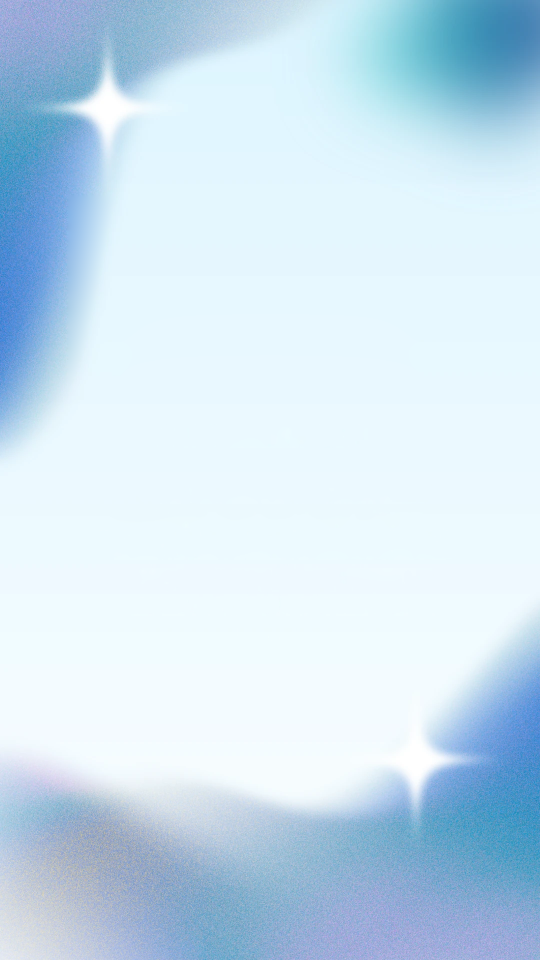
#> input picture fellowship-slides/assets/background.png, 1080 x 1920 px (shown at 1/2 size)
$ python make_dark_background.py
#> lines starting #> are read from the running program, lines starting #| are printed output that depends on the picture; after the words box and inside, x2 and y2 are one past the last pixel; in counts of white or black regions, pixels touching at a corner belong together
"""Build assets/background-dark.png from assets/background.png (run from fellowship-slides/)."""
import numpy as np, cv2
from PIL import Image
rgb=np.array(Image.open('assets/background.png').convert('RGB')).astype(np.float32)/255
H,W=rgb.shape[:2]
#> H = 1920; W = 1080
lab=cv2.cvtColor(rgb,cv2.COLOR_RGB2LAB)
#> lab: shape (1920, 1080, 3) float32; mean of channels 0, 1, 2 87.5, -3.7, -10.2
L=lab[...,0]
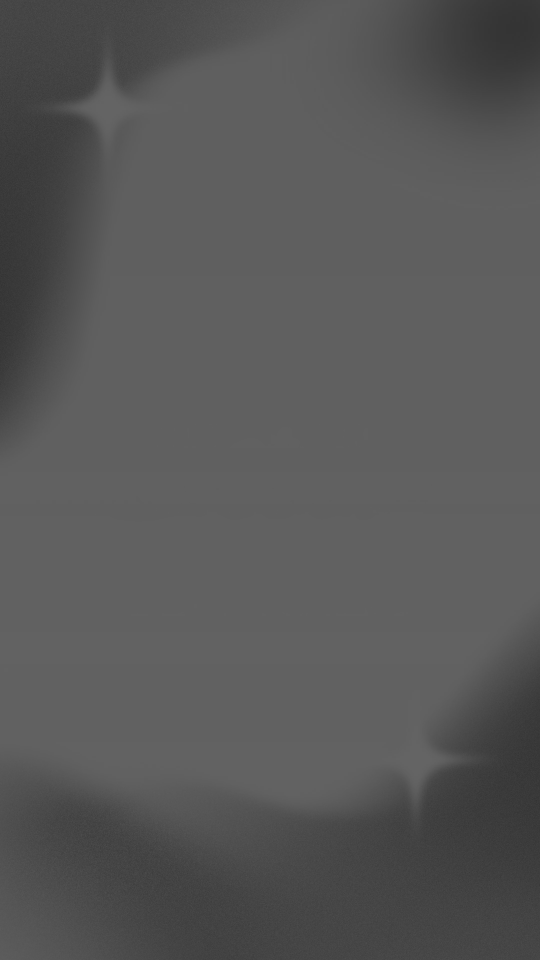
#> L: shape (1920, 1080) float32 (shown at 1/2 size); min 46.56, max 100, mean 88.1
# soften the original sparkles first so the inversion doesn't leave dark ghosts
mask=np.zeros((H,W),np.float32)
for cx,cy in [(215,215),(830,1515)]:
    cv2.circle(mask,(cx,cy),175,1,-1)
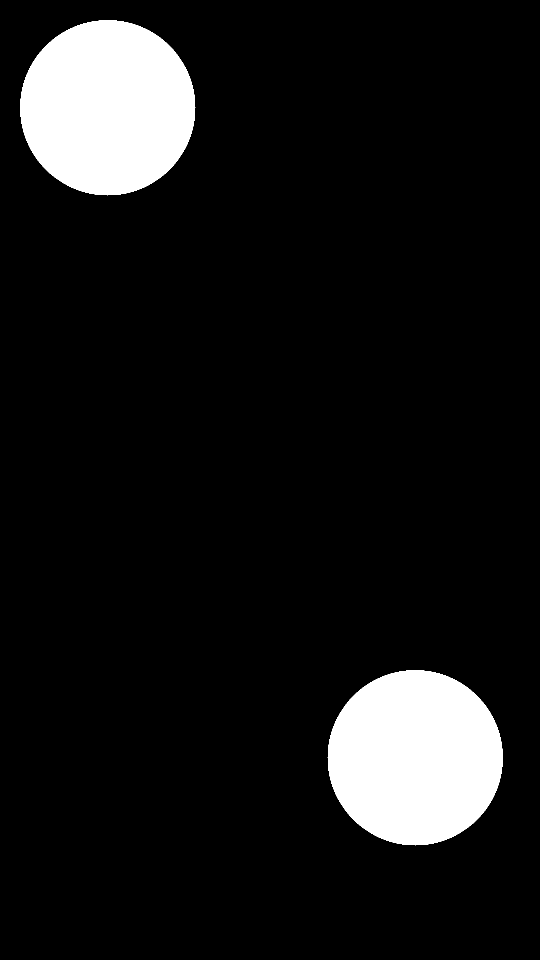
#> mask: shape (1920, 1080) float32 (shown at 1/2 size); values 0 (black) and 1 (white), 9.3% white; 2 white regions, box (x1, y1, x2, y2) and area: (40, 40, 391, 391) 96209, (655, 1340, 1006, 1691) 96209
mask=cv2.GaussianBlur(mask,(0,0),25)
Lsoft=cv2.medianBlur(np.clip(L*2.55,0,255).astype(np.uint8),151).astype(np.float32)/2.55
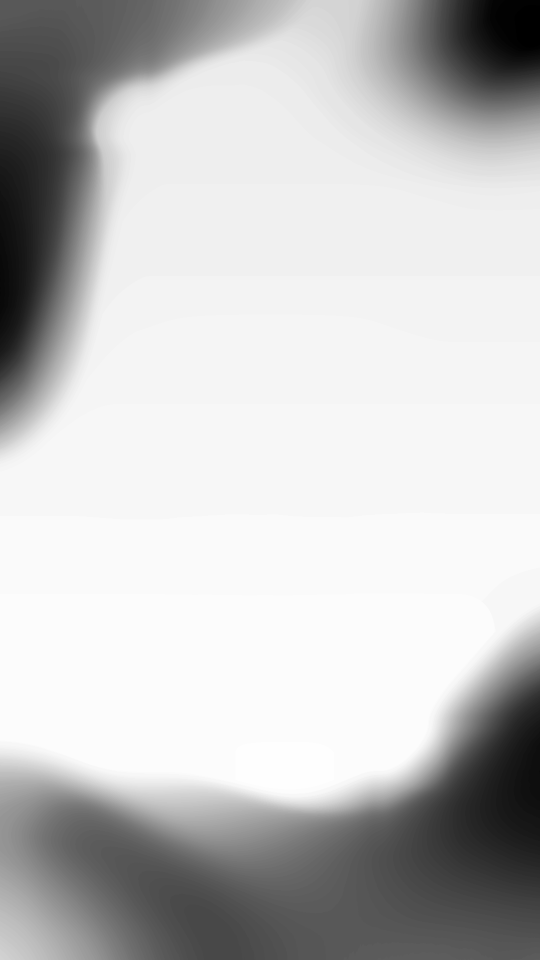
#> Lsoft: shape (1920, 1080) float32 (shown at 1/2 size); min 55.29, max 98.04, mean 88.1; drawn with min black and max white
Lsoft=cv2.GaussianBlur(Lsoft,(0,0),15)
L=L*(1-mask)+np.minimum(L,Lsoft)*mask
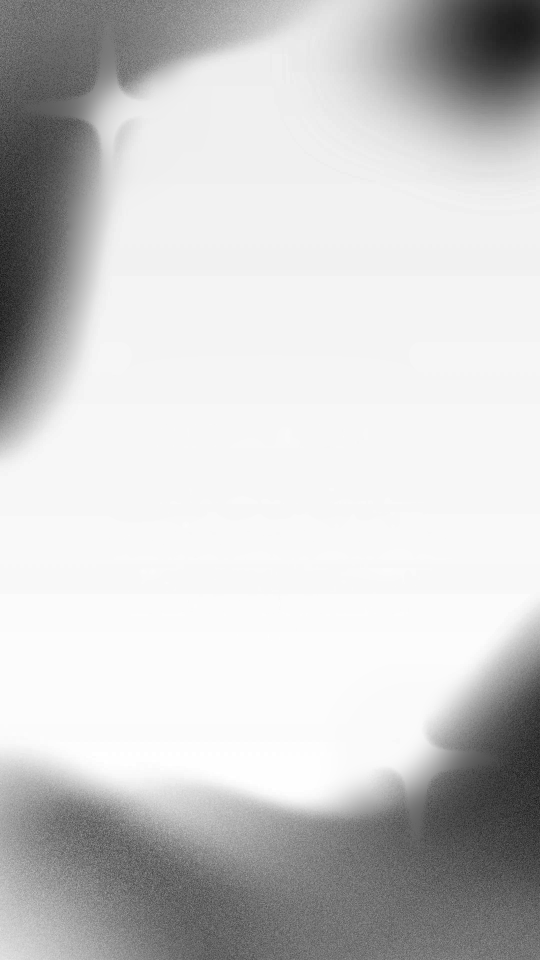
#> L: shape (1920, 1080) float32 (shown at 1/2 size); min 46.56, max 98.54, mean 88; drawn with min black and max white
out=lab.copy()
out[...,0]=7+(100-L)*0.85
#> out: shape (1920, 1080, 3) float32; mean of channels 0, 1, 2 17.2, -3.7, -10.2
out[...,1]*=1.4
#> out: shape (1920, 1080, 3) float32; mean of channels 0, 1, 2 17.2, -5.2, -10.2
out[...,2]=lab[...,2]*1.4-6
#> out: shape (1920, 1080, 3) float32; mean of channels 0, 1, 2 17.2, -5.2, -20.3
dark=np.clip(cv2.cvtColor(out,cv2.COLOR_LAB2RGB),0,1)
#> dark: shape (1920, 1080, 3) float32; mean of channels 0, 1, 2 0.0182, 0.184, 0.286

# redraw the sparkles as four-point stars with a soft glow
S=4
def star(cx,cy,rx,ry):
    t=np.linspace(0,2*np.pi,720)
    x=cx+rx*np.sign(np.cos(t))*np.abs(np.cos(t))**4
    y=cy+ry*np.sign(np.sin(t))*np.abs(np.sin(t))**4
    return np.stack([x,y],1)
big=np.zeros((H*S,W*S),np.uint8)
for (cx,cy,rx,ry) in [(215,215,128,110),(830,1515,118,120)]:
    pts=(star(cx,cy,rx,ry)*S).astype(np.int32)
    cv2.fillPoly(big,[pts],255,lineType=cv2.LINE_AA)
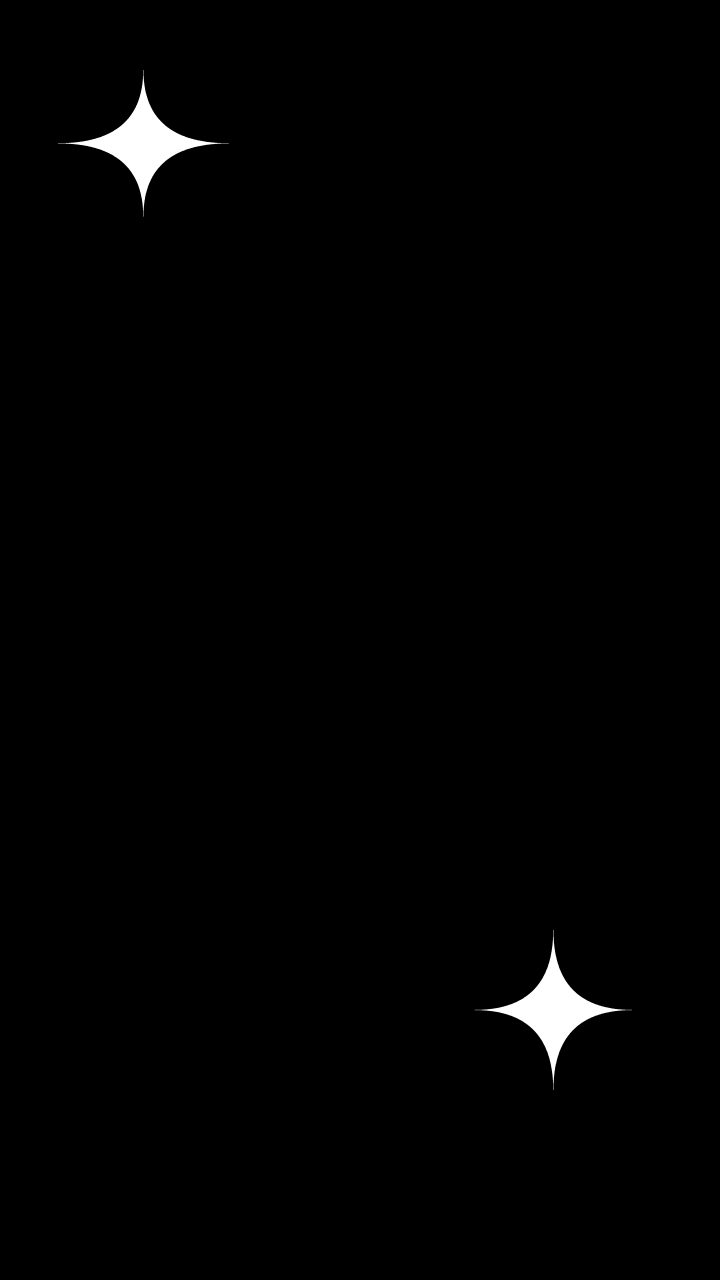
#> big: shape (7680, 4320) (shown at 1/6 size); min 0, max 255, mean 2.3
shape=cv2.resize(big,(W,H),interpolation=cv2.INTER_AREA).astype(np.float32)/255
shape=cv2.GaussianBlur(shape,(0,0),1.0)
glow=cv2.GaussianBlur(shape,(0,0),10)*1.2+cv2.GaussianBlur(shape,(0,0),35)*0.9
a=np.clip(np.maximum(shape,glow),0,1)[...,None]
dark=dark*(1-a)+np.array([1,1,1])*a
#> dark: shape (1920, 1080, 3) float64; mean of channels 0, 1, 2 0.0332, 0.197, 0.299
Image.fromarray((dark*255).round().astype(np.uint8)).save('assets/background-dark.png')
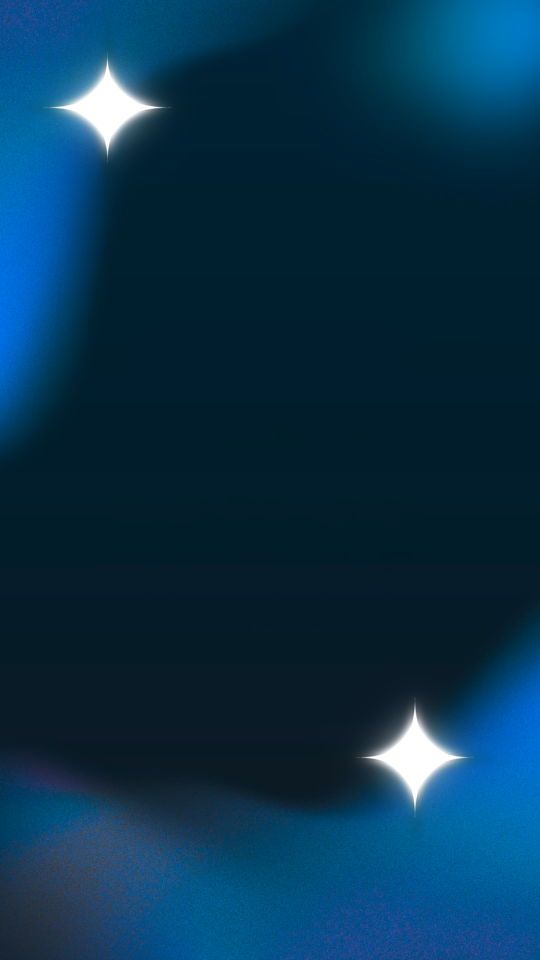
#> saved as background-dark.png: PIL image 1080x1920 RGB (shown at 1/2 size); mean R, G, B 8.4, 50.1, 76.2
